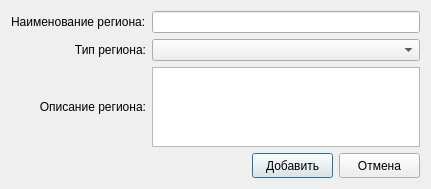
<?xml version="1.0" encoding="UTF-8"?>
<ui version="4.0">
 <class>add_object</class>
 <widget class="QDialog" name="add_object">
  <property name="geometry">
   <rect>
    <x>0</x>
    <y>0</y>
    <width>431</width>
    <height>189</height>
   </rect>
  </property>
  <property name="windowTitle">
   <string>add_object</string>
  </property>
  <layout class="QGridLayout" name="gridLayout_2">
   <item row="0" column="0">
    <layout class="QGridLayout" name="gridLayout">
     <item row="0" column="1">
      <widget class="QLineEdit" name="name_region_lineEdit"/>
     </item>
     <item row="0" column="0">
      <widget class="QLabel" name="name_region_label">
       <property name="text">
        <string>Наименование региона:</string>
       </property>
      </widget>
     </item>
     <item row="2" column="0">
      <widget class="QLabel" name="type_region_label">
       <property name="layoutDirection">
        <enum>Qt::LeftToRight</enum>
       </property>
       <property name="text">
        <string>Тип региона:</string>
       </property>
       <property name="alignment">
        <set>Qt::AlignLeading|Qt::AlignLeft|Qt::AlignRight|Qt::AlignTrailing|Qt::AlignVCenter</set>
       </property>
      </widget>
     </item>
     <item row="3" column="0">
      <widget class="QLabel" name="desc_region_label">
       <property name="text">
        <string>Описание региона:</string>
       </property>
       <property name="alignment">
        <set>Qt::AlignLeading|Qt::AlignLeft|Qt::AlignRight|Qt::AlignTrailing|Qt::AlignVCenter</set>
       </property>
      </widget>
     </item>
     <item row="3" column="1">
      <widget class="QTextEdit" name="desc_region_textEdit"/>
     </item>
     <item row="2" column="1">
      <widget class="QComboBox" name="type_region_combo"/>
     </item>
    </layout>
   </item>
   <item row="1" column="0">
    <layout class="QGridLayout" name="gridLayout_9">
     <item row="0" column="0">
      <layout class="QGridLayout" name="gridLayout_8">
       <item row="0" column="0">
        <spacer name="horizontalSpacer_2">
         <property name="orientation">
          <enum>Qt::Horizontal</enum>
         </property>
         <property name="sizeHint" stdset="0">
          <size>
           <width>40</width>
           <height>20</height>
          </size>
         </property>
        </spacer>
       </item>
       <item row="0" column="1">
        <widget class="QPushButton" name="add_object_pushButton">
         <property name="minimumSize">
          <size>
           <width>81</width>
           <height>25</height>
          </size>
         </property>
         <property name="maximumSize">
          <size>
           <width>81</width>
           <height>25</height>
          </size>
         </property>
         <property name="text">
          <string>Добавить</string>
         </property>
        </widget>
       </item>
       <item row="0" column="2">
        <widget class="QPushButton" name="cancel_pushButton">
         <property name="minimumSize">
          <size>
           <width>81</width>
           <height>25</height>
          </size>
         </property>
         <property name="maximumSize">
          <size>
           <width>81</width>
           <height>25</height>
          </size>
         </property>
         <property name="text">
          <string>Отмена</string>
         </property>
        </widget>
       </item>
      </layout>
     </item>
    </layout>
   </item>
  </layout>
 </widget>
 <layoutdefault spacing="6" margin="11"/>
 <resources/>
 <connections/>
</ui>
